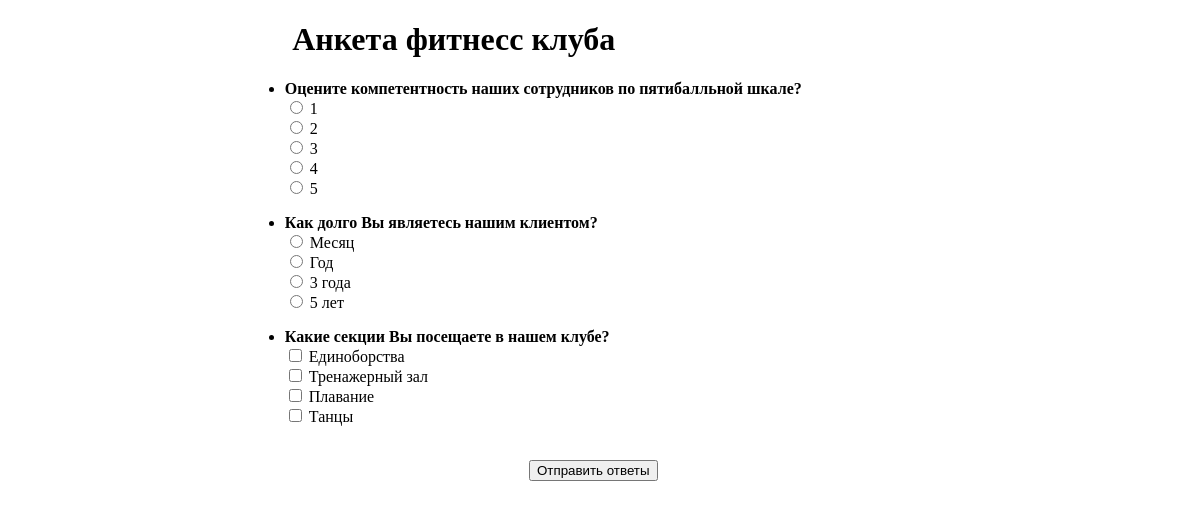
Screenshot of /3/ with the database file from the repository.
### polls/models.py (models this page shows, shortened)
class Poll(models.Model):
    name = models.CharField(max_length=50, verbose_name='Название')
    start_date = models.DateField(verbose_name='Дата начала')
    expiration_date = models.DateField(verbose_name='Дата окончания')
    description = models.TextField(verbose_name='Описание')
    class Meta:
        verbose_name = 'Опрос'
        verbose_name_plural = 'Опросы'

class Question(models.Model):
    TYPES_OF_ANSWERS = [
        ('text', 'Ответ текстом'),
        ('radio', 'Ответ с выбором одного варианта'),
        ('checkbox', 'Ответ с выбором нескольких вариантов')
    ]
    poll = models.ForeignKey(Poll, on_delete=models.CASCADE, verbose_name='Добавить в опрос')
    text = models.TextField(verbose_name='Текст вопроса')
    answer_type = models.CharField(max_length=50, choices=TYPES_OF_ANSWERS, verbose_name='Тип вопроса')
    votes = models.IntegerField(default=0, verbose_name='Результаты')
    class Meta:
        verbose_name = 'Вопрос'
        verbose_name_plural = 'Вопросы'

class Choice(models.Model):
    question = models.ForeignKey(Question, on_delete=models.CASCADE, verbose_name='Выберите вопрос', null=True, blank=True)
    choice_text = models.CharField(max_length=200, verbose_name='Вариант ответа', null=True, blank=True)
    class Meta:
        verbose_name = 'Ответ'
        verbose_name_plural = 'Ответы'

### polls/views.py (the view)
# urls.py: path('<int:poll_id>/', views.detail, name='detail'),
def detail(request, poll_id):
    try:
        poll = Poll.objects.get(pk=poll_id)
        questions = poll.question_set.all
    except Poll.DoesNotExist:
        raise Http404('Такого опроса не существует')
    return render(request, 'polls/detail.html', {'poll': poll, 'questions': questions})

### polls/templates/polls/detail.html (shortened to what this page needs)
{% extends 'polls/layout.html' %}
{% block body %}
<div class=container>
  <h1>{{ poll.name }}</h1>
  {% for question in poll.question_set.all %}
  <ul>
    <li>
      <form action="{% url 'vote' poll.id %}" method="post">
        <p><b>{{ question.text }}</b><br>
        {% for choice in question.choice_set.all|default:"text" %}
            <input
              type={{question.answer_type}}
              id="choice{{forloop.counter}}"
              name="choice"
              value={{choice.id}}
            >
          {{ choice.choice_text }}
          <br>
        {% endfor %}
      </form>
    </li>
  </ul>
  {% endfor %}
  <br>
  <input class="submit" type="submit" value="Отправить ответы">
</div>
{% endblock body %}

### polls/static/polls/css/style.css (style rules this page uses)
body { margin-top:20px; }
h1 { margin-left: 5%; }
.container { margin-left: 20%; }
.submit { margin-left:30%; }

### rows the page displays
Poll: name "Анкета фитнесс клуба"
Question: text "Оцените компетентность наших сотрудников по пятибалльной шкале?"
Choice: choice_text "1"
Choice: choice_text "2"
Choice: choice_text "3"
Choice: choice_text "4"
Choice: choice_text "5"
Question: text "Как долго Вы являетесь нашим клиентом?"
Choice: choice_text "Месяц"
Choice: choice_text "Год"
Choice: choice_text "3 года"
Choice: choice_text "5 лет"
Question: text "Какие секции Вы посещаете в нашем клубе?"
Choice: choice_text "Единоборства"
Choice: choice_text "Тренажерный зал"
Choice: choice_text "Плавание"
Choice: choice_text "Танцы"
